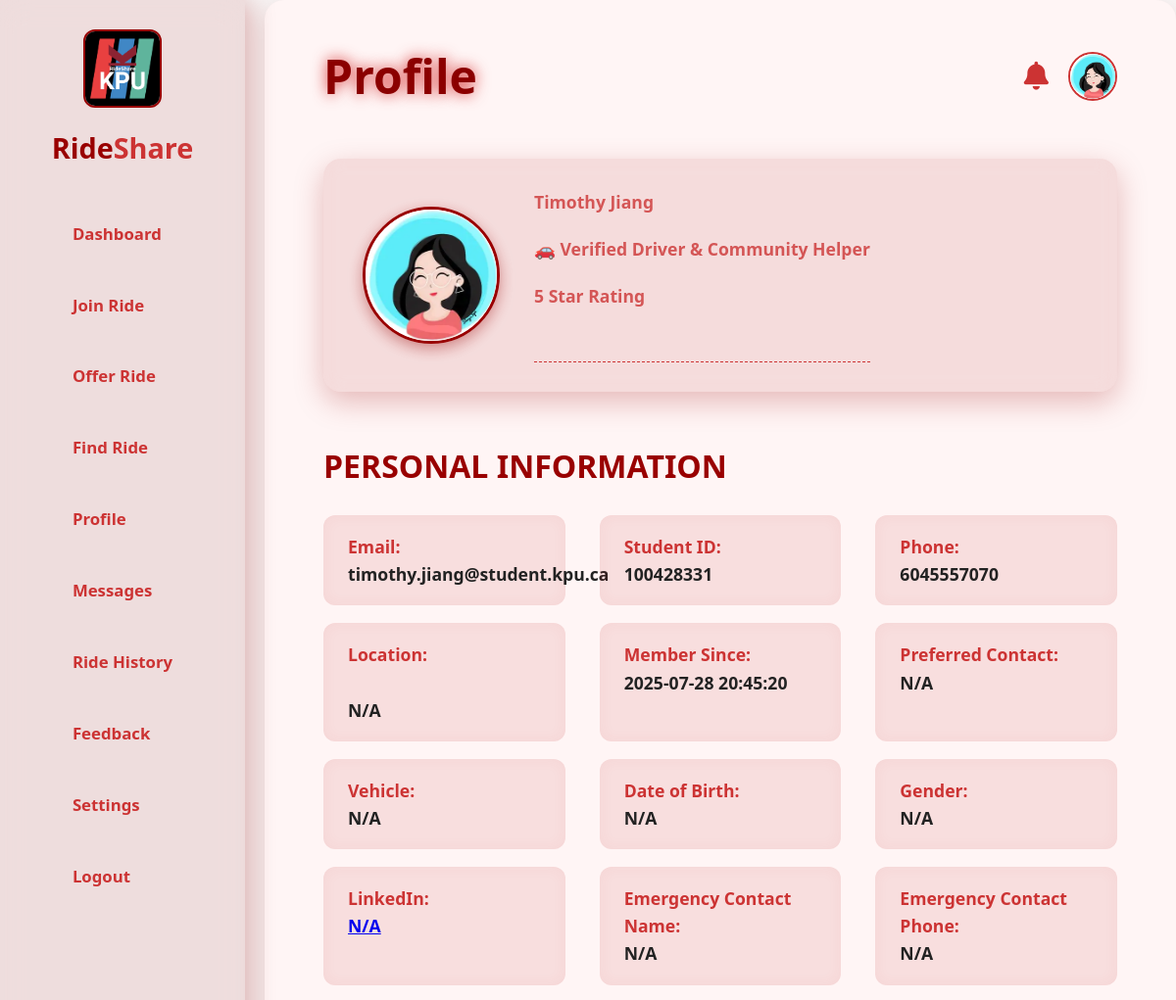
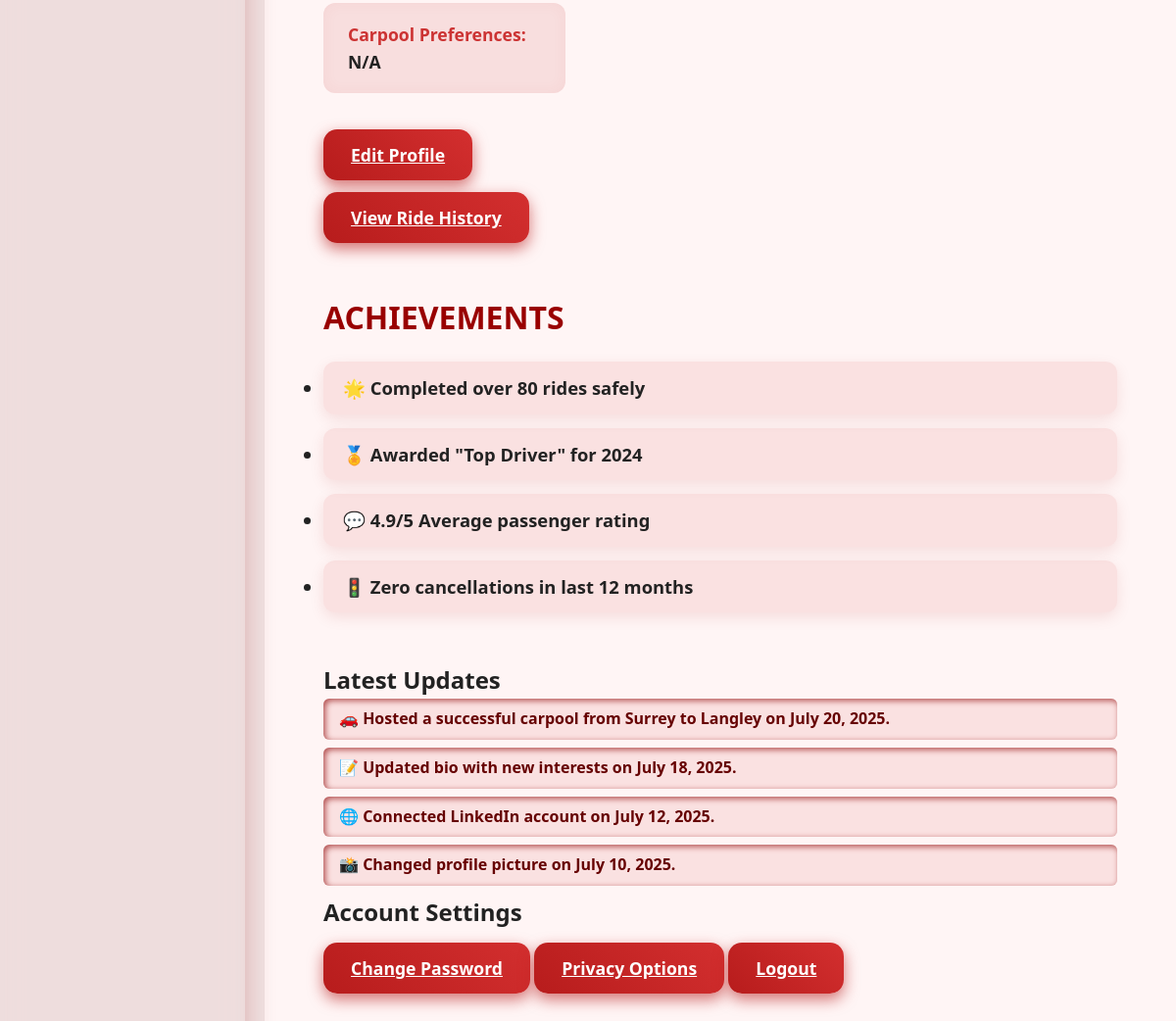
The app's page /Main/profile.php (signed in) with its own data (2 pictures, top to bottom).
### tables this page shows
CREATE TABLE USER (
    userID INTEGER PRIMARY KEY AUTOINCREMENT,
    studentID TEXT NOT NULL UNIQUE,
    firstName TEXT NOT NULL,
    lastName TEXT NOT NULL,
    email TEXT NOT NULL UNIQUE,
    userType TEXT DEFAULT 'BOTH', -- SQLite doesn't support ENUM, so using TEXT
    licenseNumber TEXT,
    street TEXT,
    city TEXT,
    postalCode TEXT,
    preferences TEXT,
    dateJoined DATE NOT NULL,
    isActive BOOLEAN DEFAULT 1, -- SQLite uses INTEGER for BOOLEAN values
    averageRating REAL DEFAULT 0.00,
    createdAt DATETIME DEFAULT CURRENT_TIMESTAMP,
    updatedAt DATETIME DEFAULT CURRENT_TIMESTAMP, userPassword TEXT,

    CHECK (averageRating BETWEEN 0.00 AND 5.00)
);

CREATE TABLE PHONE (
    userID INTEGER,
    phoneNumber TEXT,
    phoneType TEXT DEFAULT 'MOBILE',

    PRIMARY KEY (userID, phoneNumber),
    FOREIGN KEY (userID) REFERENCES USER(userID) ON DELETE CASCADE,

    CHECK (phoneType IN ('MOBILE', 'HOME', 'WORK'))
);

### Main/profile.php (the view, shortened to what this page needs)
<?php
include '../PHP/db.php';
  $stmt = $conn->prepare("SELECT userID, studentID, firstName, lastName, email, userType, licenseNumber, street, city, postalCode, preferences, dateJoined, isActive, averageRating, createdAt, updatedAt, userPassword
  FROM USER WHERE userID = :userID");
    $stmt->execute([':userID' => $_SESSION['userID']]);
    $user = $stmt->fetch(PDO::FETCH_ASSOC);
  $stmt2 = $conn->prepare("SELECT phoneNumber
  FROM PHONE WHERE userID = :userID");
    $stmt2->execute([':userID' => $_SESSION['userID']]);
    $user2 = $stmt2->fetch(PDO::FETCH_ASSOC);
    $stmt3 = $conn->prepare("SELECT AVG(rating) AS totalrating FROM RATE WHERE driverID = :userID");
    $stmt3->execute([':userID' => $_SESSION['userID']]);
    $avg = $stmt3->fetch(PDO::FETCH_ASSOC);
    $stmtProfile = $conn->prepare("
    SELECT location, contactMethod, vehicle, dob, gender, linkedin, emergencyName, emergencyPhone, favoriteMusic, carpoolPrefs, bio
    FROM PROFILE
    WHERE userID = :userID
    ");
    $stmtProfile->execute([':userID' => $_SESSION['userID']]);
    $profile = $stmtProfile->fetch(PDO::FETCH_ASSOC);
    $studentID      = $user['studentID']?? 'N/A';
    $firstName      = $user['firstName']?? 'N/A';
    $lastName       = $user['lastName']?? 'N/A';
    $phoneNumber    = $user2['phoneNumber']?? 'N/A';
    $email          = $user['email']?? 'N/A';
    $createdAt      = $user['createdAt']?? 'N/A';
    $rating         = $avg['totalrating']?? 'N/A';
    $location       = $profile['location'] ?? 'N/A';
    $contactMethod  = $profile['contactMethod'] ?? 'N/A';
    $vehicle        = $profile['vehicle'] ?? 'N/A';
    $dob            = $profile['dob'] ?? 'N/A';
    $gender         = $profile['gender'] ?? 'N/A';
    $linkedin       = $profile['linkedin'] ?? 'N/A';
    $emergencyName  = $profile['emergencyName'] ?? 'N/A';
    $emergencyPhone = $profile['emergencyPhone'] ?? 'N/A';
    $carpoolPrefs   = $profile['carpoolPrefs'] ?? 'N/A';
?>
<!DOCTYPE html>
<html lang="en">
<head>
  <link rel="stylesheet" href="../CSS/profile.css" />
</head>
<body>
  <aside class="sidebar">
    <div class="logo-container">
      <img src="../images/kpu.jpg" class="logo-img" alt="Logo" />
      <h2>Ride<span>Share</span></h2>
    </div>
    <nav>
      <ul>
       <li><a href="dashboard.php"aria-label="Dashboard">Dashboard</a></li>
        <li><a href="join.php" aria-label="Join Ride">Join Ride</a></li>
        <li><a href="offer.php" aria-label="Offer Ride">Offer Ride</a></li>
        <li><a href="find.php" aria-label="Find Ride">Find Ride</a></li>
        <li><a href="profile.php" aria-label="Profile">Profile</a></li>
        <li><a href="messages.php" aria-label="Messages">Messages</a></li>
        <li><a href="ride history.php" aria-label="Ride History">Ride History</a></li>
        <li><a href="feedback.php" aria-label="User Feedback">Feedback</a></li>
        <li><a href="settings.php"aria-label="Settings">Settings</a></li>
        <li><a href="logout.php" aria-label="Logout">Logout</a></li>
      </ul>
    </nav>
  </aside>
  <main class="main-content">
    <header class="header">
      <h1>Profile <span class="user-name"></span></h1>
      <div class="header-actions">
        <button class="btn-notify" title="Notifications"><i class="fas fa-bell"></i></button>
        <img src="../images/a.jpg" class="user-avatar" alt="User Avatar" />
      </div>
    </header>
    <section class="profile-card">
      <img src="../images/a.jpg" alt="User Avatar" class="profile-img" id="profileImage" title="Click to change profile picture" />
      <div class="profile-details">
        <p class="profile-role"><?php echo htmlspecialchars($firstName); ?> <?php echo htmlspecialchars($lastName); ?></p>
        <p class="profile-role">🚗 Verified Driver & Community Helper</p>
        <p class="profile-role"><?php echo htmlspecialchars($rating); ?> Star Rating</p>
        <p class="profile-bio" contenteditable="true" id="editableBio" aria-label="User biography"></p>
      </div>
    </section>
    <section class="profile-info">
      <h2>Personal Information</h2>
      <div class="info-grid">
        <div class="info-item"><strong>Email:</strong> <?php echo htmlspecialchars($email); ?></div>
        <div class="info-item"><strong>Student ID:</strong> <br> <?php echo htmlspecialchars($studentID); ?></div>
        <div class="info-item"><strong>Phone:</strong><br> <?php echo htmlspecialchars($phoneNumber); ?></span></div>
        <div class="info-item"><strong>Location:</strong><br><br> <?php echo htmlspecialchars($location); ?> </div>
        <div class="info-item"><strong>Member Since:</strong><br><?php echo htmlspecialchars($createdAt); ?></div>
        <div class="info-item"><strong>Preferred Contact:</strong><br> <?php echo htmlspecialchars($contactMethod); ?></div>
        <div class="info-item"><strong>Vehicle:</strong><br> <?php echo htmlspecialchars($vehicle); ?></div>
        <div class="info-item"><strong>Date of Birth:</strong><br> <?php echo htmlspecialchars($dob); ?></div>
        <div class="info-item"><strong>Gender:</strong><br> <?php echo htmlspecialchars($gender); ?></div>
        <div class="info-item"><strong>LinkedIn:</strong> <a href="#" id="infoLinkedIn" target="_blank"><br> <?php echo htmlspecialchars($linkedin); ?></a></div>
        <div class="info-item"><strong>Emergency Contact Name:</strong><br> <?php echo htmlspecialchars($emergencyName); ?></div>
        <div class="info-item"><strong>Emergency Contact Phone:</strong><br> <?php echo htmlspecialchars($emergencyPhone); ?></div>
        <div class="info-item"><strong>Carpool Preferences:</strong><br> <?php echo htmlspecialchars($carpoolPrefs); ?></div>
      </div>
      <div class="edit-profile-btn-wrapper">
        <a href="edit.php" class="btn-action edit-profile-btn">Edit Profile</a>
      </div>
      <a href="ride history.php" class="btn-action view-history-btn">View Ride History</a>
    </section>
    <section class="achievements">
      <h2>Achievements</h2>
      <ul id="achievementsList">
        <li>🌟 Completed over 80 rides safely</li>
        <li>🏅 Awarded "Top Driver" for 2024</li>
        <li>💬 4.9/5 Average passenger rating</li>
        <li>🚦 Zero cancellations in last 12 months</li>
      </ul>
    </section>
    <section class="profile-updates">
      <h2>Latest Updates</h2>
      <ul id="profileUpdatesList">
        <li>🚗 Hosted a successful carpool from Surrey to Langley on July 20, 2025.</li>
        <li>📝 Updated bio with new interests on July 18, 2025.</li>
        <li>🌐 Connected LinkedIn account on July 12, 2025.</li>
        <li>📸 Changed profile picture on July 10, 2025.</li>
      </ul>
    </section>
    <section class="profile-settings">
      <h2>Account Settings</h2>
      <a href="change password.php" class="btn-action">Change Password</a>
      <a href="privacy.php" class="btn-action">Privacy Options</a>
      <a href="logout.php" class="btn-action">Logout</a>
    </section>
  </main>
</body>
</html>

### CSS/profile.css (style rules this page uses)
* { margin: 0; padding: 0; box-sizing: border-box; }
body { font-family: 'Segoe UI', Tahoma, Geneva, Verdana, sans-serif; background: #f8f6f6; color: #222; line-height: 1.6; min-height: 100vh; }
.sidebar { width: 250px; background: rgba(153, 0, 0, 0.1); backdrop-filter: blur(15px); padding: 30px 20px; box-shadow: 4px 0 25px rgba(153, 0, 0, 0.3); position: fixed; top: 0; bottom: 0; display: flex; flex-direction: column; align-items: center; }
.logo-container { text-align: center; margin-bottom: 40px; }
.logo-img { width: 80px; border-radius: 12px; margin-bottom: 10px; border: 2px solid #990000; }
.sidebar h2 { font-size: 1.8rem; font-weight: 800; color: #990000; }
.sidebar h2 span { color: #cc3333; }
.sidebar nav ul { list-style: none; width: 100%; }
.sidebar nav li { margin-bottom: 22px; }
.sidebar nav a { display: block; text-decoration: none; color: #cc3333; font-weight: 600; padding: 12px 16px; border-radius: 10px; font-size: 1.05rem; transition: all 0.3s ease; }
.main-content { margin-left: 270px; padding: 40px 60px 80px; background: #fff5f5; border-radius: 20px; box-shadow: 0 8px 30px rgba(153, 0, 0, 0.15); }
.header { display: flex; justify-content: space-between; align-items: center; margin-bottom: 45px; }
.header h1 { font-size: 3rem; font-weight: 900; color: #8b0000; text-shadow: 0 0 15px #cc0000cc; }
.header-actions { display: flex; align-items: center; gap: 20px; }
.btn-notify { background: transparent; border: none; font-size: 1.8rem; cursor: pointer; color: #cc3333; transition: color 0.3s; }
.user-avatar { width: 50px; height: 50px; border-radius: 50%; border: 2.5px solid #cc3333; object-fit: cover; cursor: pointer; transition: transform 0.3s; }
.profile-card { background: rgba(153, 0, 0, 0.1); backdrop-filter: blur(10px); display: flex; gap: 35px; padding: 30px 40px; border-radius: 18px; box-shadow: 0 10px 30px rgba(153, 0, 0, 0.25); align-items: center; margin-bottom: 50px; }
.profile-img { width: 140px; height: 140px; border-radius: 50%; border: 3.5px solid #990000; object-fit: cover; box-shadow: 0 5px 15px rgba(153, 0, 0, 0.4); }
.profile-role { font-size: 1.1rem; font-weight: 600; color: #cc3333cc; margin-bottom: 20px; }
.profile-bio { font-size: 1.2rem; font-weight: 600; color: #440000; line-height: 1.5; max-width: 600px; border-bottom: 1px dashed #cc3333; padding-bottom: 4px; cursor: text; outline: none; }
.profile-updates { margin-top: 1.5rem; }
#profileUpdatesList { list-style: none; padding-left: 0; }
#profileUpdatesList li { background: rgba(204, 51, 51, 0.1); padding: 0.5rem 1rem; margin-bottom: 0.5rem; border-radius: 6px; font-weight: 600; color: #660000; box-shadow: inset 2px 2px 6px #b14c4c; animation: fadeInUp 0.6s ease forwards; }
.btn-action { background: linear-gradient(45deg, #b71c1c, #d32f2f); border: none; padding: 12px 28px; font-weight: 700; font-size: 1.1rem; border-radius: 14px; color: #fff; cursor: pointer; box-shadow: 0 6px 15px rgba(183, 28, 28, 0.6); transition: background 0.3s ease, transform 0.3s ease; display: inline-block; margin-top: 12px; }
.profile-info { margin-bottom: 50px; }
.profile-info h2 { font-size: 2rem; font-weight: 800; margin-bottom: 25px; color: #990000; text-transform: uppercase; }
.info-grid { display: grid; grid-template-columns: repeat(auto-fit, minmax(230px, 1fr)); gap: 18px 35px; margin-bottom: 25px; }
.info-item { background: rgba(183, 28, 28, 0.1); padding: 18px 25px; border-radius: 12px; font-weight: 600; font-size: 1.1rem; color: #222; box-shadow: inset 0 0 15px rgba(204, 51, 51, 0.05); transition: background 0.3s ease; }
.info-item strong { color: #cc3333; }
.achievements { margin-bottom: 50px; }
.achievements h2 { font-size: 2rem; font-weight: 800; margin-bottom: 20px; color: #990000; text-transform: uppercase; }
.achievements li { font-size: 1.15rem; font-weight: 600; margin-bottom: 14px; background: rgba(204, 51, 51, 0.1); padding: 12px 20px; border-radius: 12px; box-shadow: 0 5px 15px rgba(153, 0, 0, 0.1); }

### Main/profile.php (style rules this page uses)
#profileImage { cursor: pointer; transition: transform 0.3s ease; }

### records on screen
user: firstName "Timothy", lastName "Jiang", email "timothy.jiang@student.kpu.ca", studentID "100428331", createdAt "2025-07-28 20:45:20"
phone: phoneNumber "6045557070"

### other values on screen
$rating "5"
$location "N/A"
$contactMethod "N/A"
$vehicle "N/A"
$dob "N/A"
$gender "N/A"
$linkedin "N/A"
$emergencyName "N/A"
$emergencyPhone "N/A"
$carpoolPrefs "N/A"
